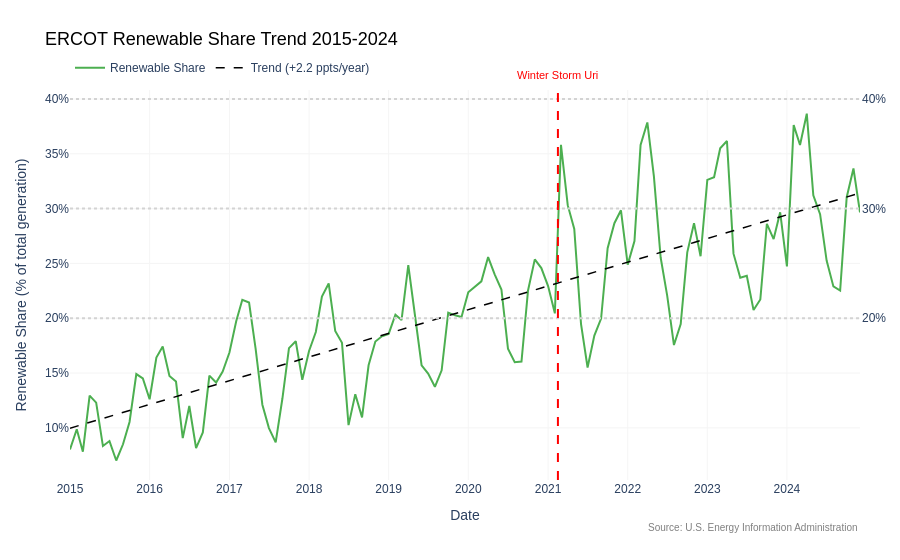

Source (notebook cell):
### Code cell
x_numeric = (renewable_df['year'] - 2015) * 12 + renewable_df['month']
trend_coeffs = np.polyfit(x_numeric, renewable_df['renewable_pct'], 1)
trend_line = np.poly1d(trend_coeffs)(x_numeric)
trend_ppts_per_year = trend_coeffs[0] * 12

fig = go.Figure()
fig.add_trace(go.Scatter(
    x=renewable_df['month_date'],
    y=renewable_df['renewable_pct'],
    mode='lines',
    name='Renewable Share',
    line=dict(color='#4CAF50', width=2),
))
fig.add_trace(go.Scatter(
    x=renewable_df['month_date'],
    y=trend_line,
    mode='lines',
    name=f'Trend (+{trend_ppts_per_year:.1f} ppts/year)',
    line=dict(color='black', width=1.5, dash='dash'),
))

for level, label in [(20, '20%'), (30, '30%'), (40, '40%')]:
    fig.add_hline(y=level, line_dash='dot', line_color='lightgray', annotation_text=label, annotation_position='right')

uri_marker = pd.Timestamp('2021-02-15')
fig.add_shape(
    type='line', x0=uri_marker, x1=uri_marker, y0=0, y1=1,
    xref='x', yref='paper', line=dict(color='red', dash='dash')
)
fig.add_annotation(
    x=uri_marker, y=1.06, xref='x', yref='paper',
    text='Winter Storm Uri', showarrow=False, font=dict(size=11, color='red')
)

fig = apply_chart_standard(
    fig,
    'ERCOT Renewable Share Trend 2015-2024',
    'Date',
    'Renewable Share (% of total generation)',
)
fig.update_yaxes(ticksuffix='%')

print(f'Renewable share trend: +{trend_ppts_per_year:.2f} percentage points per year')
save_chart(fig, 'chart_1b_renewable_share_trend')
fig.show()
